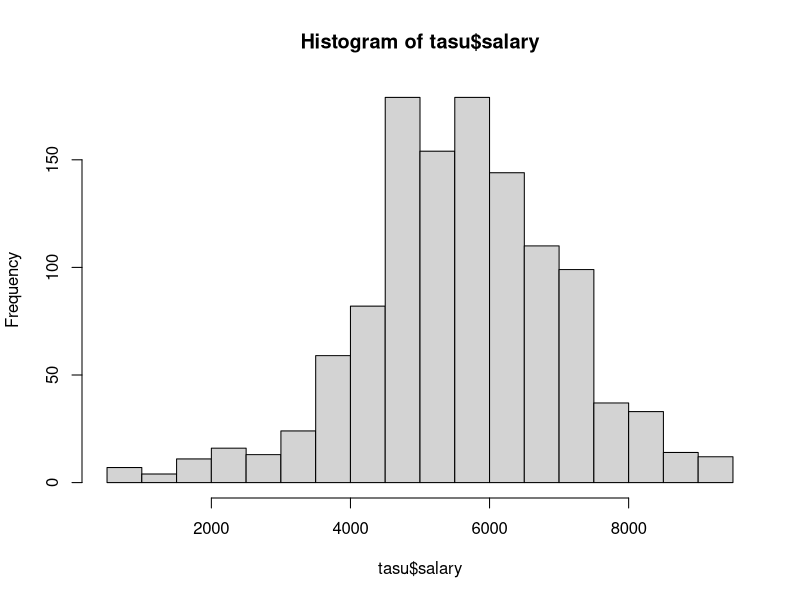
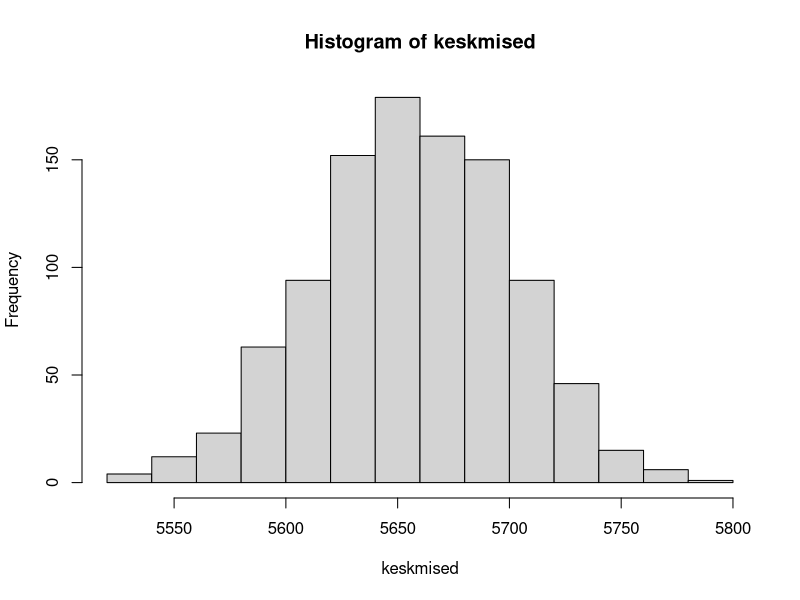
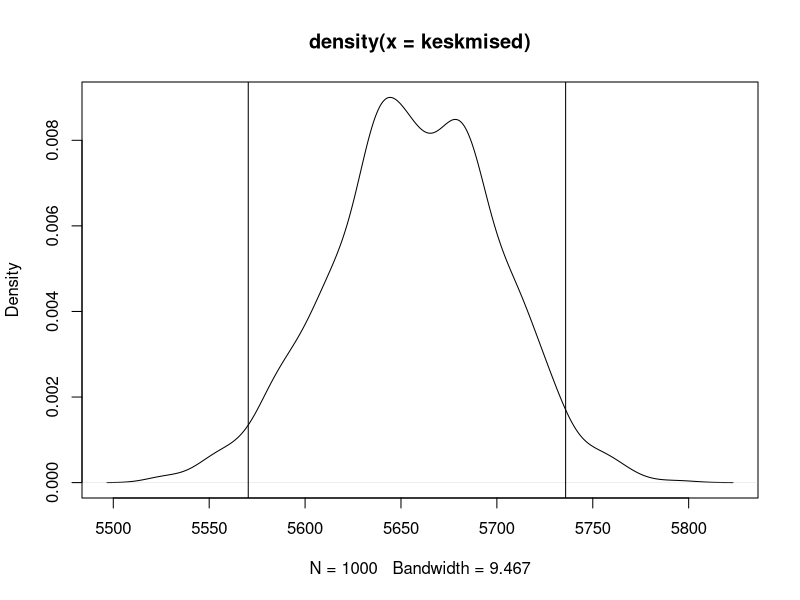
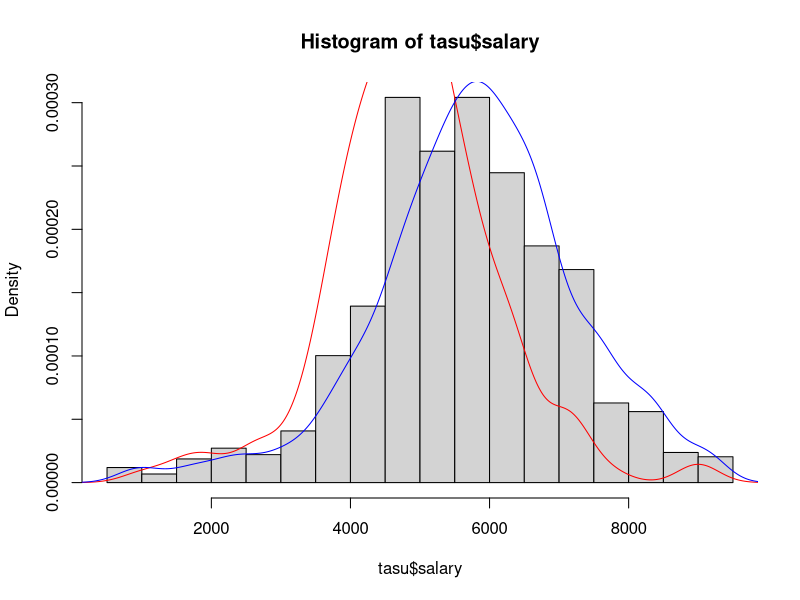
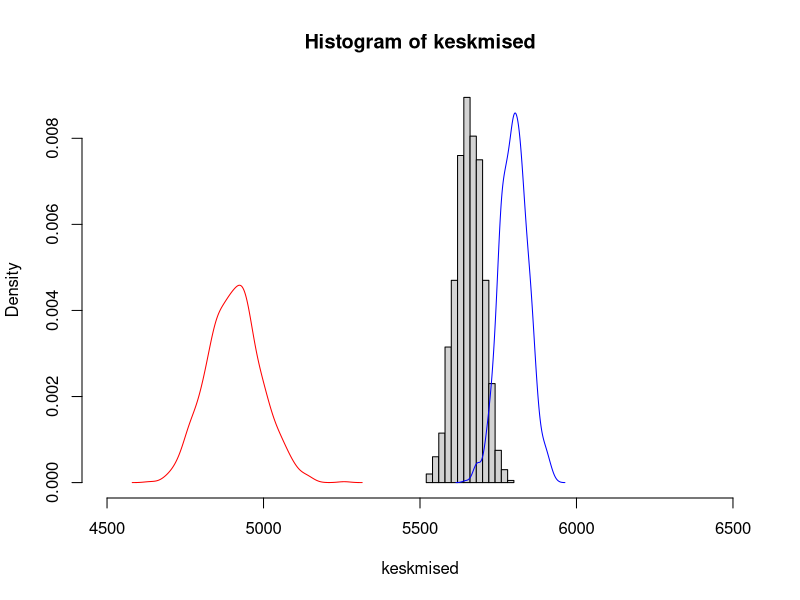
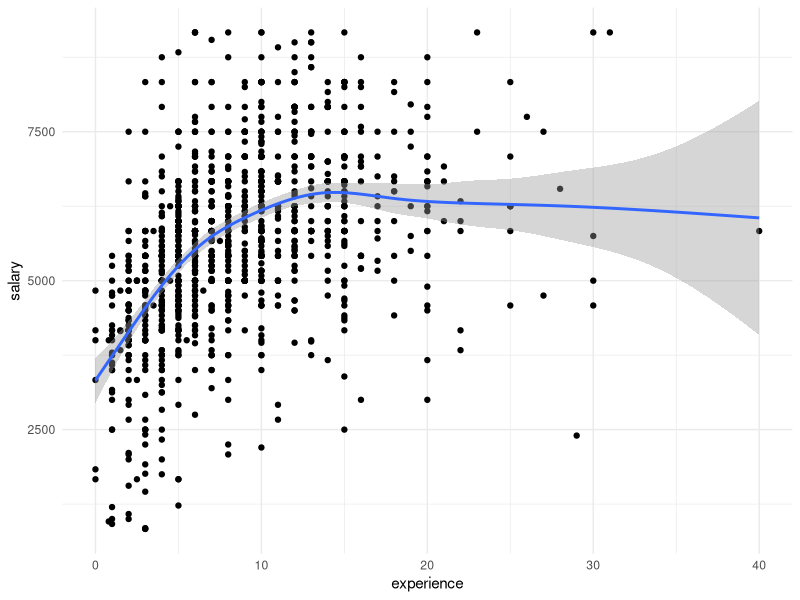
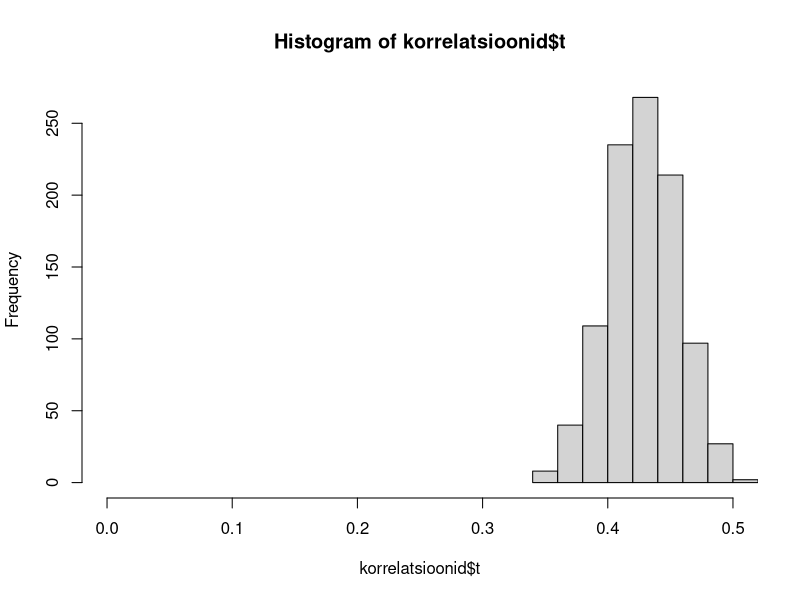
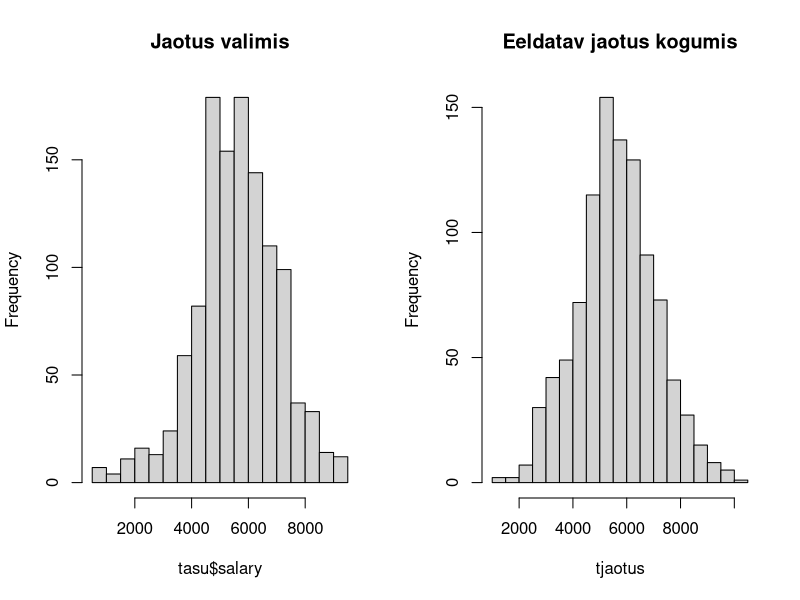

Recreate these plots in R, in order.
## ---- chunk 1
#| message: false
library('magrittr')
library('tidyverse')
library('ggplot2')
## ---- chunk 2
#| include: false
set.seed(0)
## ---- chunk 3
tasu <- read.csv('andmed/itsalary.csv')
str(tasu)
## ---- chunk 4
tasu %<>% mutate(salary = salary / 12)
hist(tasu$salary)
mean(tasu$salary)
## ---- chunk 5
valimid <- replicate(1000, # Korrata järgnevat käsku 1000 korda
                     sample(tasu$salary, # Võtta valim töötasude seast
                            length(tasu$salary), # Valimis on sama palju väärtusi kui andmestik
                            replace = T), # Valimis võivad vaatlused korduda
                     simplify = FALSE) # Väljasta tulemus loeteluna
str(head(valimid))
## ---- chunk 6
keskmised <- sapply(valimid, mean)
hist(keskmised)
## ---- chunk 7
quantile(keskmised, .025) # Alumine 2.5% piir
quantile(keskmised, .975) # Ülemine 2.5% piir
## ---- chunk 8
plot(density(keskmised))
abline(v = quantile(keskmised, .025))
abline(v = quantile(keskmised, .975))
## ---- chunk 9
library('boot')
# Leiame 1000 korduvvaliku teel saadud valimi keskmised 
keskmisedBoot <- boot(tasu$salary, 
                      function(x,i) mean(x[i]), # Funktsioon keskmiste arvutamiseks
                      1000) # Kordame valikut 1000 korda
# Leiame, mis vahemikku jääb 95% nendest keskmistest
boot.ci(keskmisedBoot, conf = 0.95, type = 'norm')
## ---- chunk 10
hist(tasu$salary, freq = FALSE)
lines(density(tasu$salary[tasu$gender == "Female"]), col = 'red')
lines(density(tasu$salary[tasu$gender == "Male"]), col = 'blue')
mean(tasu$salary[tasu$gender == "Female"])
mean(tasu$salary[tasu$gender == "Male"])
## ---- chunk 11
# Naiste töötasu usaldusvahemikud
keskmisedN <- boot(tasu$salary[tasu$gender == "Female"], 
                   function(x,i) mean(x[i]), 
                   1000) 
boot.ci(keskmisedN, conf = 0.95, type = 'norm')
# Meeste töötasu usaldusvahemikud
keskmisedM <- boot(tasu$salary[tasu$gender == "Male"], 
                   function(x,i) mean(x[i]), 
                   1000) 
boot.ci(keskmisedM, conf = 0.95, type = 'norm')
## ---- chunk 12
#| include: false
uvN <- boot.ci(keskmisedN, conf = 0.95, type = 'norm')$normal[2:3] %>% round
uvM <- boot.ci(keskmisedM, conf = 0.95, type = 'norm')$normal[2:3] %>% round
## ---- chunk 13
hist(keskmised, freq = FALSE, xlim = c(4500,6500))
lines(density(keskmisedN$t), col = 'red') # Naiste tõõtasu punasega
lines(density(keskmisedM$t), col = 'blue') # Meeste tõõtasu sinisega
## ---- chunk 14
ggplot(tasu) + 
  aes(x = experience, y = salary) + 
  geom_point() + 
  geom_smooth() + 
  theme_minimal()
## ---- chunk 15
cor(tasu$salary, tasu$experience, use = 'pairwise.complete.obs')
## ---- chunk 16
korrelatsioonid <- boot(tasu, 
                        function(x,i) cor(x[i, 'salary'], x[i, 'experience']), 
                        1000)
boot.ci(korrelatsioonid, type = 'norm')
## ---- chunk 17
#| include: false
uv <- boot.ci(korrelatsioonid, conf = 0.95, type = 'norm')$normal[2:3] %>% round(2)
## ---- chunk 18
hist(korrelatsioonid$t, xlim = c(0,.5))
## ---- chunk 19
tjaotus <- rt(1000, length(tasu$salary)) * sd(tasu$salary) + mean(tasu$salary)
par(mfrow = 1:2)
hist(tasu$salary, main = "Jaotus valimis", 20)
hist(tjaotus, main = "Eeldatav jaotus kogumis", 20)
## ---- chunk 20
z <- qt(0.975, length(tasu$salary) - 1) # T-jaotuse täiendkvantiil
viga <- z * (sd(tasu$salary) / sqrt(length(tasu$salary))) # Viga keskmisest
mean(tasu$salary) - viga # Alumine 2.5% piir
mean(tasu$salary) + viga # Ülemine 2.5% piir
## ---- chunk 21
t.test(tasu$salary)
## ---- chunk 22
# Tekitame valimid
valimM <- replicate(1000, 
sample(tasu$salary[tasu$gender == "Male"], 
length(tasu$salary[tasu$gender == "Female"]),
replace = T),
simplify = FALSE)
valimN <- replicate(1000, 
sample(tasu$salary[tasu$gender == "Female"], 
length(tasu$salary[tasu$gender == "Female"]),
replace = T),
simplify = FALSE)
# Arvutame keskmised
keskmisedM <- sapply(valimM, mean)
keskmisedN <- sapply(valimN, mean)
## ---- chunk 23
quantile(keskmisedM, .025)
quantile(keskmisedM, .975)
quantile(keskmisedN, .025)
quantile(keskmisedN, .975)
